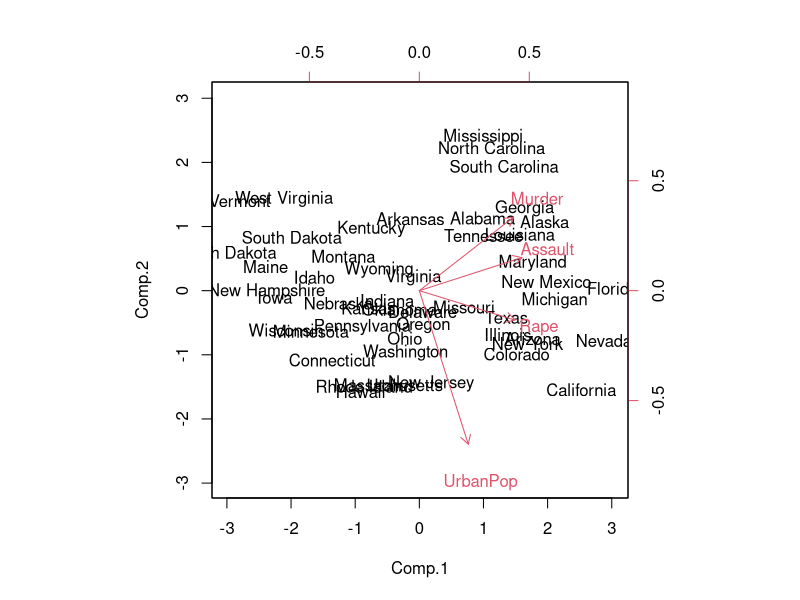
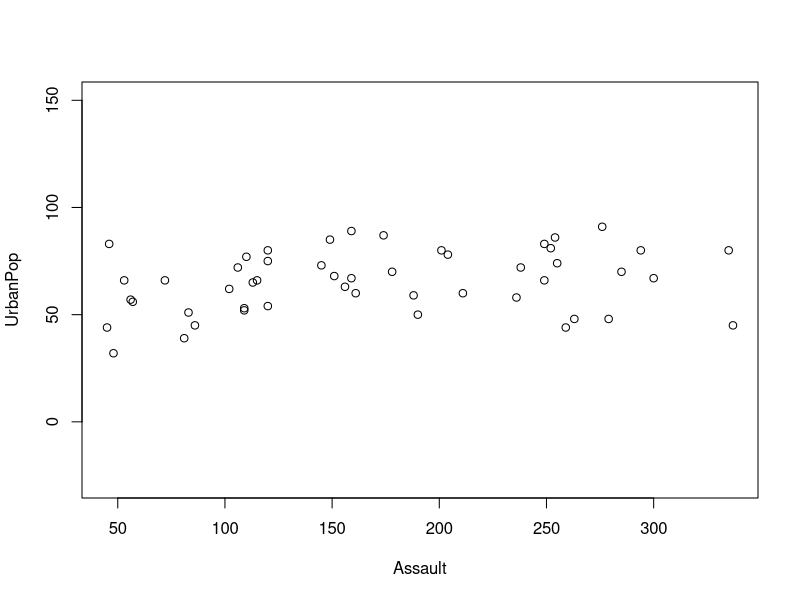
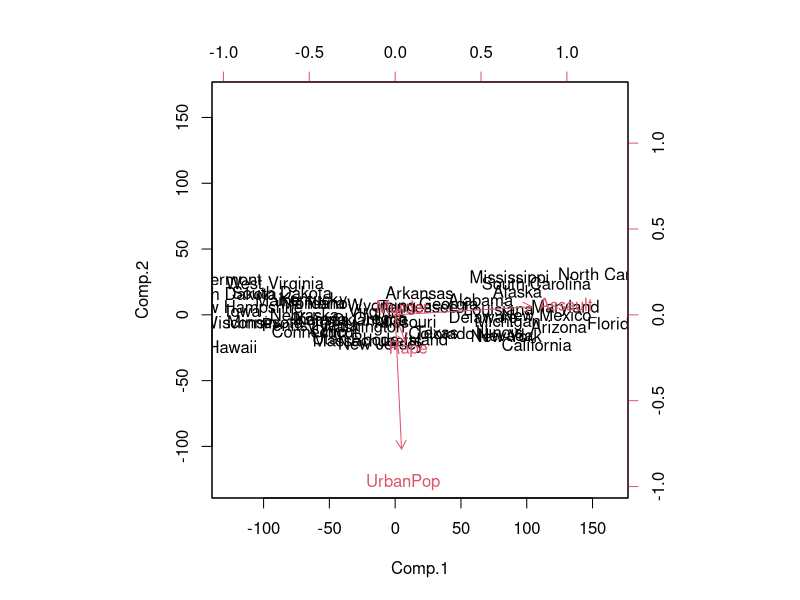
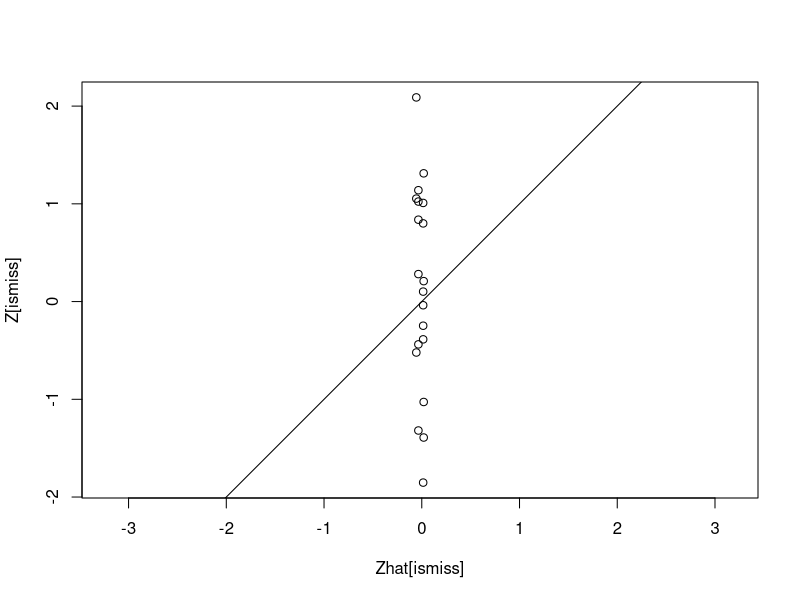
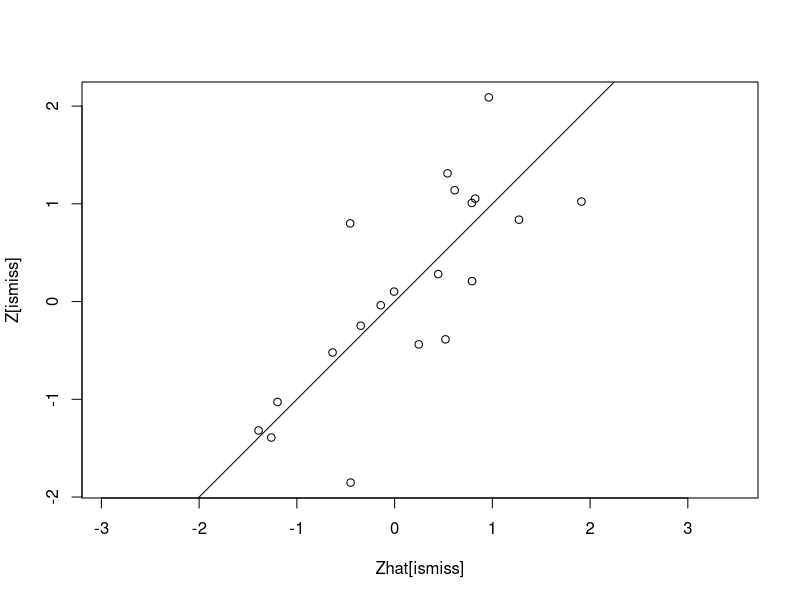

Source code (R) for these figures, in order:
## ---- chunk 1
knitr::opts_chunk$set(echo = T, 
                      eval=T, 
                      message=F, 
                      warning=F, 
                      error=F, 
                      comment=NA)
## ---- chunk 2
X <- USArrests
n <- nrow(X)
p <- ncol(X)
states <- row.names(X)
names(X)
head(X)
## ---- chunk 3
apply(X, 2, mean)
apply(X, 2, var) * (n-1)/n
## ---- chunk 4
devstd <- sqrt( apply(X, 2, var) * (n-1)/n )
Z <- scale(X, center=TRUE, scale = devstd)
R <- cor(X)
R
## ---- chunk 5
eigenR <- eigen(R)
Lambda <- diag(eigenR$values)
Lambda
# pesi
V <- eigenR$vectors
V
# punteggi
Y <- Z %*% V
head(Y)
## ---- chunk 6
# cor = TRUE per PCA su dati standardizzati
ACP <- princomp(X, cor=TRUE)
names(ACP)
## ---- chunk 7
# Standard deviation coincide con sqrt(diag(Lambda))
summary(ACP) 
# pesi
ACP$loadings[,]
# punteggi
ACP$scores
## ---- chunk 8
ACP2 <- prcomp(X, scale=TRUE)
names(ACP2)
# le deviazioni standard sono calcolate con il denominatore n-1 
ACP2$scale
devstd * sqrt(n/(n-1))
## ---- chunk 9
summary(ACP2) 
# pesi
ACP2$rotation[,]
# punteggi
ACP2$x
## ---- chunk 10
ACP3 <- prcomp(X, scale=devstd)
# Standard deviation coincide con sqrt(diag(Lambda) * n/(n-1) )
summary(ACP3) 
# pesi
ACP3$rotation[,]
# punteggi
ACP3$x
## ---- chunk 11
DVS = svd(Z)
U = DVS$u
Delta = diag(DVS$d)
diag(Delta)/sqrt(n)
# pesi
DVS$v
# punteggi
U %*% Delta
## ---- chunk 12
biplot(ACP , scale = 0)
## ---- chunk 13
k = 1 # prima componente principale
sapply(1:4, function(j) V[j,k]*sqrt(diag(Lambda)[k]) )
# corrisponde a 
cor(Y[,k], X)
## ---- chunk 14
q = 2
Yq = Y[,1:q, drop=FALSE]
Vq = V[,1:q, drop=FALSE]
Zapp = Yq %*% t(Vq)
sum(c(Z - Zapp)^2)
# corrisponde a 
n * sum(diag(Lambda)[(q+1):p])
## ---- chunk 15
plot(UrbanPop ~ Assault, X, asp=1)
## ---- chunk 16
biplot(princomp(X), scale=0)
## ---- chunk 17
nomit <- 20
set.seed(123)
ina <- sample(seq(n), nomit)
inb <- sample(1:p, nomit, replace = TRUE)
Zna <- Z
index.na <- cbind(ina, inb)
Zna[index.na] <- NA
## ---- chunk 18
Zhat <- Zna
zbar <- colMeans(Zna, na.rm = TRUE)
Zhat[index.na] <- zbar[inb]
ismiss <- is.na(Zna)

fit.svd <- function(X, q = 1){
  DVS <- svd(X)
  with(DVS, 
       u[,1:q, drop = FALSE] %*%
       (d[1:q] * t(v[,1:q, drop = FALSE]))
  )
}
## ---- chunk 19
cor(Zhat[ismiss], Z[ismiss])
plot(Zhat[ismiss], Z[ismiss], asp=1)
abline(a=0,b=1)
## ---- chunk 20
n_iter <- 10 # numero di iterazioni
for (iter in 1:n_iter){
  # Step 2.a
  Zapp <- fit.svd(Zhat, q = 1)
  # Step 2.b
  Zhat[ismiss] <- Zapp[ismiss]
  # Step 2.c
  e <- mean(((Zna - Zapp)[!ismiss])^2)
  cat("Iter :", iter, " Errore :", e, "\n")
}
## ---- chunk 21
cor(Zhat[ismiss], Z[ismiss])
plot(Zhat[ismiss], Z[ismiss], asp=1)
abline(a=0,b=1)
